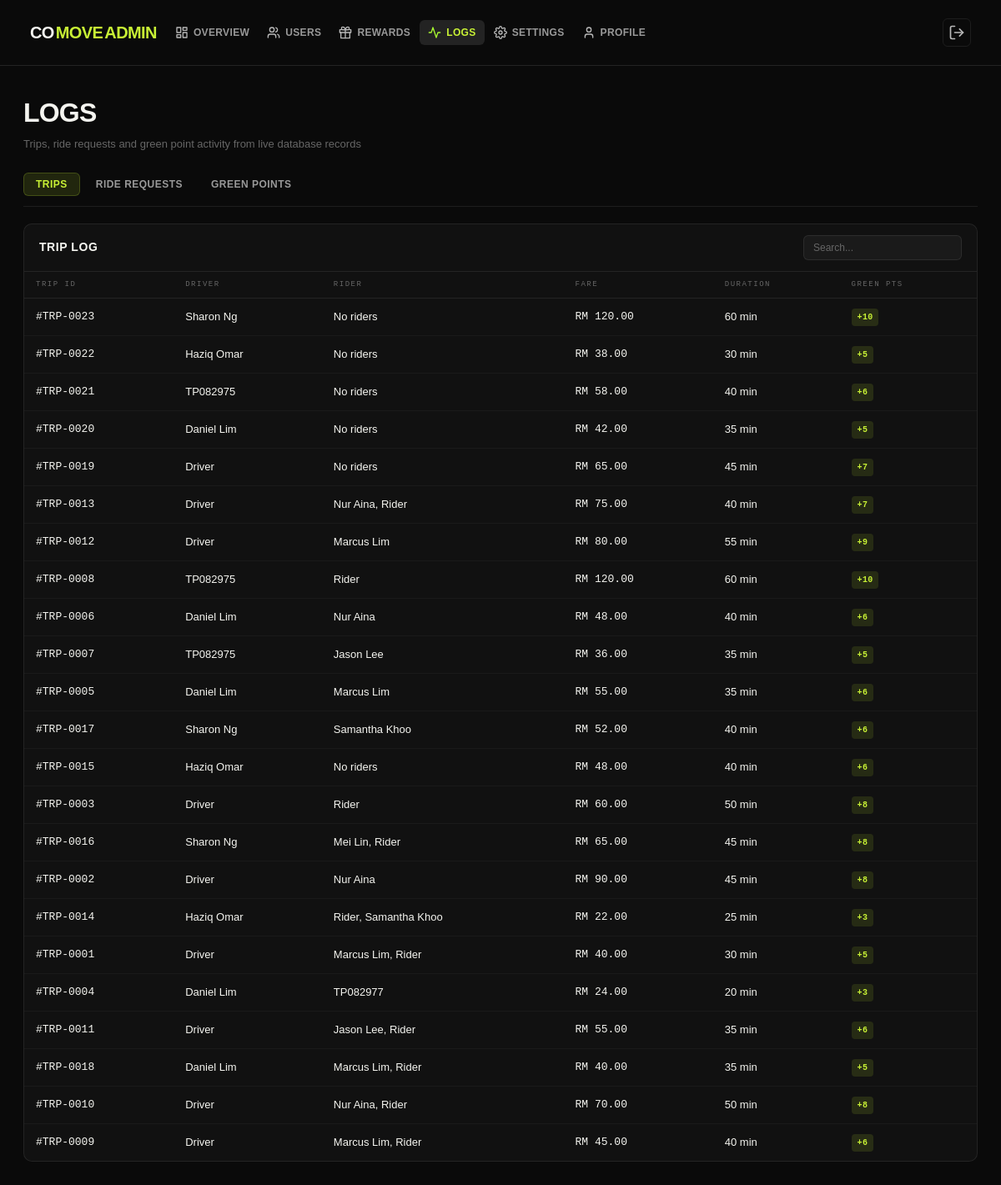
Page /src/roles/admin/logs.php (signed in) on the earlier database version.
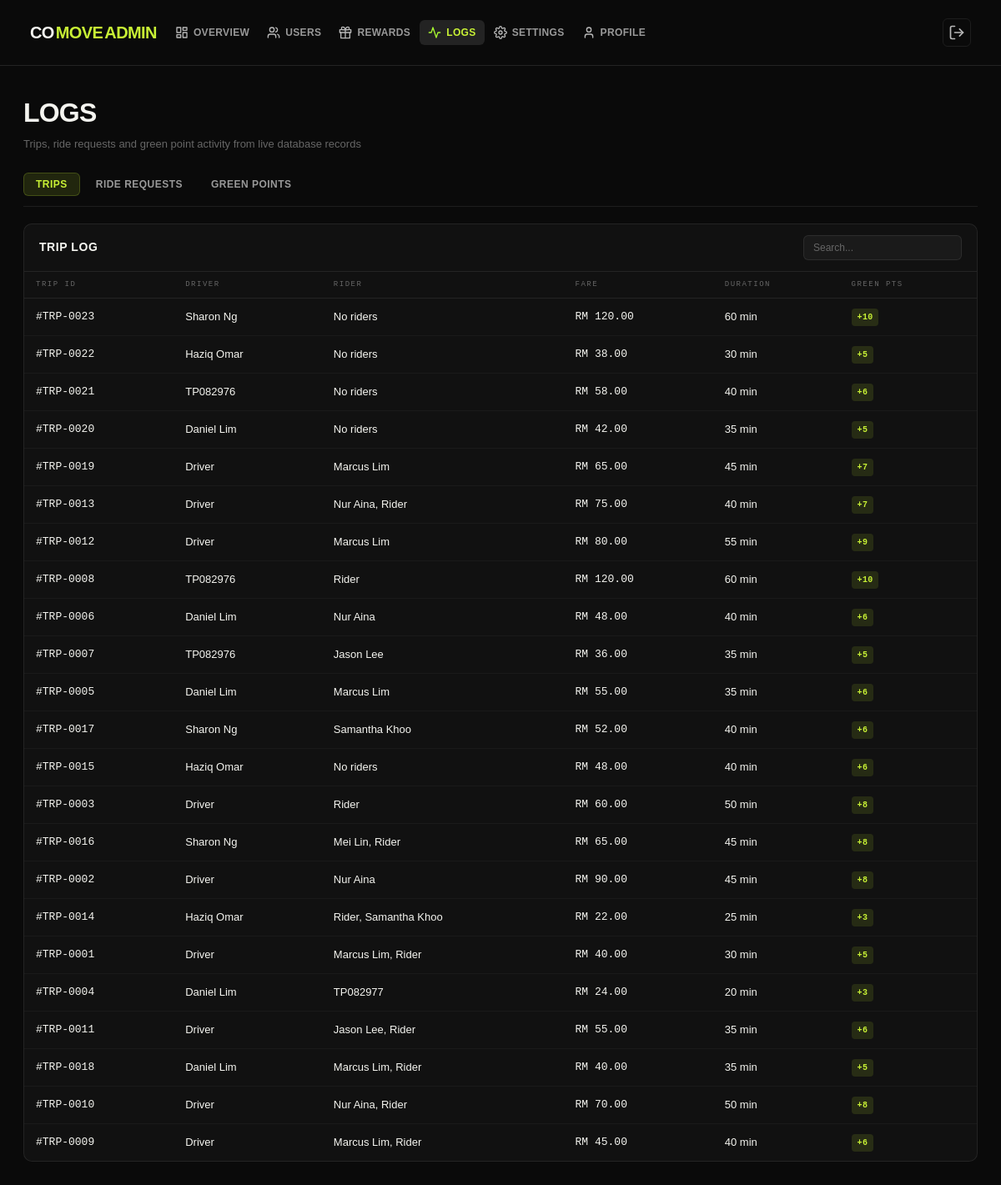
Same page on the later database version.
### tables this page shows
CREATE TABLE `trip` (
  `trip_id` int(11) NOT NULL,
  `driver_id` int(11) NOT NULL,
  `start_location` varchar(100) NOT NULL,
  `end_location` varchar(100) NOT NULL,
  `departure_time` datetime NOT NULL,
  `total_seats` int(11) NOT NULL DEFAULT 0,
  `estimated_duration` int(11) DEFAULT NULL,
  `total_amount` decimal(10,2) NOT NULL DEFAULT 0.00,
  `gained_point` float DEFAULT NULL,
  `trip_status` varchar(20) NOT NULL DEFAULT 'scheduled' CHECK (`trip_status` in ('scheduled','ongoing','completed'))
);

CREATE TABLE `driver` (
  `driver_id` int(11) NOT NULL,
  `name` varchar(50) NOT NULL,
  `email` varchar(100) NOT NULL,
  `password` varchar(255) NOT NULL,
  `phone_number` varchar(20) NOT NULL,
  `profile_photo` mediumblob DEFAULT NULL,
  `created_at` datetime NOT NULL DEFAULT current_timestamp(),
  `approved_by` int(11) DEFAULT NULL,
  `driver_status` varchar(20) NOT NULL DEFAULT 'pending' CHECK (`driver_status` in ('pending','active','rejected','banned')),
  `nric_number` char(12) NOT NULL,
  `nric_front_image` mediumblob NOT NULL,
  `nric_back_image` mediumblob NOT NULL,
  `license_front_image` mediumblob NOT NULL,
  `license_back_image` mediumblob NOT NULL,
  `license_expiry_date` date NOT NULL,
  `vehicle_model` varchar(20) DEFAULT NULL,
  `plate_number` char(10) NOT NULL,
  `color` varchar(20) DEFAULT NULL
);

### src/roles/admin/includes/bootstrap.php (called while the page is built, shortened)
<?php
function adminEscape($value): string
{
    return htmlspecialchars((string) $value, ENT_QUOTES, 'UTF-8');
}
function adminFetchAll(mysqli $dbConn, string $sql, string $types = '', array $params = []): array
{
    $stmt = mysqli_prepare($dbConn, $sql);
    mysqli_stmt_execute($stmt);
    $result = mysqli_stmt_get_result($stmt);
    $rows = [];
    while ($row = mysqli_fetch_assoc($result)) {
        $rows[] = $row;
    }
    return $rows;
}

### src/roles/admin/logs.php (the view, shortened to what this page needs)
<?php
require_once __DIR__ . '/includes/header.php';
$tripLogs = adminFetchAll(
    $dbConn,
    "SELECT
        t.trip_id,
        d.name AS driver_name,
        COALESCE(GROUP_CONCAT(DISTINCT r.name ORDER BY r.name SEPARATOR ', '), 'No riders') AS rider_names,
        t.total_amount,
        t.estimated_duration,
        t.gained_point
     FROM TRIP t
     INNER JOIN DRIVER d ON d.driver_id = t.driver_id
     LEFT JOIN RIDE_REQUEST rq ON rq.trip_id = t.trip_id AND rq.request_status = 'approved'
     LEFT JOIN RIDER r ON r.rider_id = rq.rider_id
     GROUP BY t.trip_id, d.name, t.total_amount, t.estimated_duration, t.gained_point
     ORDER BY t.departure_time DESC"
);
?>
  <main class="dashboard-main">
    <h1 class="page-title">Logs</h1>
    <p class="page-subtitle">Trips, ride requests and green point activity from live database records</p>
    <div class="sub-tabs">
      <button class="sub-tab active" id="ltab-trips" onclick="switchTab('ltab-','logsub-',['trips','requests','gpoints'],'trips')">Trips</button>
      <button class="sub-tab" id="ltab-requests" onclick="switchTab('ltab-','logsub-',['trips','requests','gpoints'],'requests')">Ride Requests</button>
      <button class="sub-tab" id="ltab-gpoints" onclick="switchTab('ltab-','logsub-',['trips','requests','gpoints'],'gpoints')">Green Points</button>
    </div>
    <div id="logsub-trips">
      <div class="card">
        <div class="card-header"><span class="card-title">Trip Log</span><div class="card-actions"><input class="search-input" placeholder="Search..." oninput="filterTable('tripsTable',this.value)"></div></div>
        <div class="table-wrap">
          <table id="tripsTable">
            <thead><tr><th>Trip ID</th><th>Driver</th><th>Rider</th><th>Fare</th><th>Duration</th><th>Green Pts</th></tr></thead>
            <tbody>
              <?php foreach ($tripLogs as $trip) { ?>
                <tr>
                  <td style="font-family:'DM Mono',monospace">#TRP-<?php echo adminEscape(str_pad((string) $trip['trip_id'], 4, '0', STR_PAD_LEFT)); ?></td>
                  <td><?php echo adminEscape($trip['driver_name']); ?></td>
                  <td><?php echo adminEscape($trip['rider_names']); ?></td>
                  <td style="font-family:'DM Mono',monospace">RM <?php echo adminEscape(number_format((float) $trip['total_amount'], 2)); ?></td>
                  <td><?php echo adminEscape((int) $trip['estimated_duration']); ?> min</td>
                  <td><span class="badge b-lime">+<?php echo adminEscape((int) $trip['gained_point']); ?></span></td>
                </tr>
              <?php } ?>
            </tbody>
          </table>
        </div>
      </div>
    </div>
  </main>
<?php require_once __DIR__ . '/includes/footer.php'; ?>

Differences in the rows shown:
changed through a linked row, trip "0021": driver.name "TP082975" → "TP082976"
computed for trip "0019": rider_names "No riders" → "Marcus Lim"
changed through a linked row, trip "0008": driver.name "TP082975" → "TP082976"
changed through a linked row, trip "0007": driver.name "TP082975" → "TP082976"
